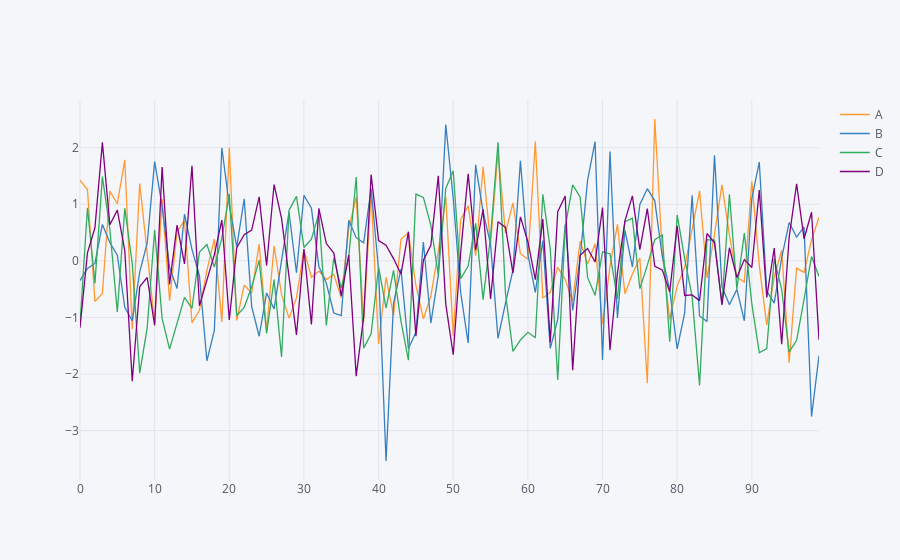

The notebook cell saved with this chart:
### Markdown cell above
## Line Plot

### Code cell
df.iplot()
#     Click on legend to draw focus on specific element eg A & C
